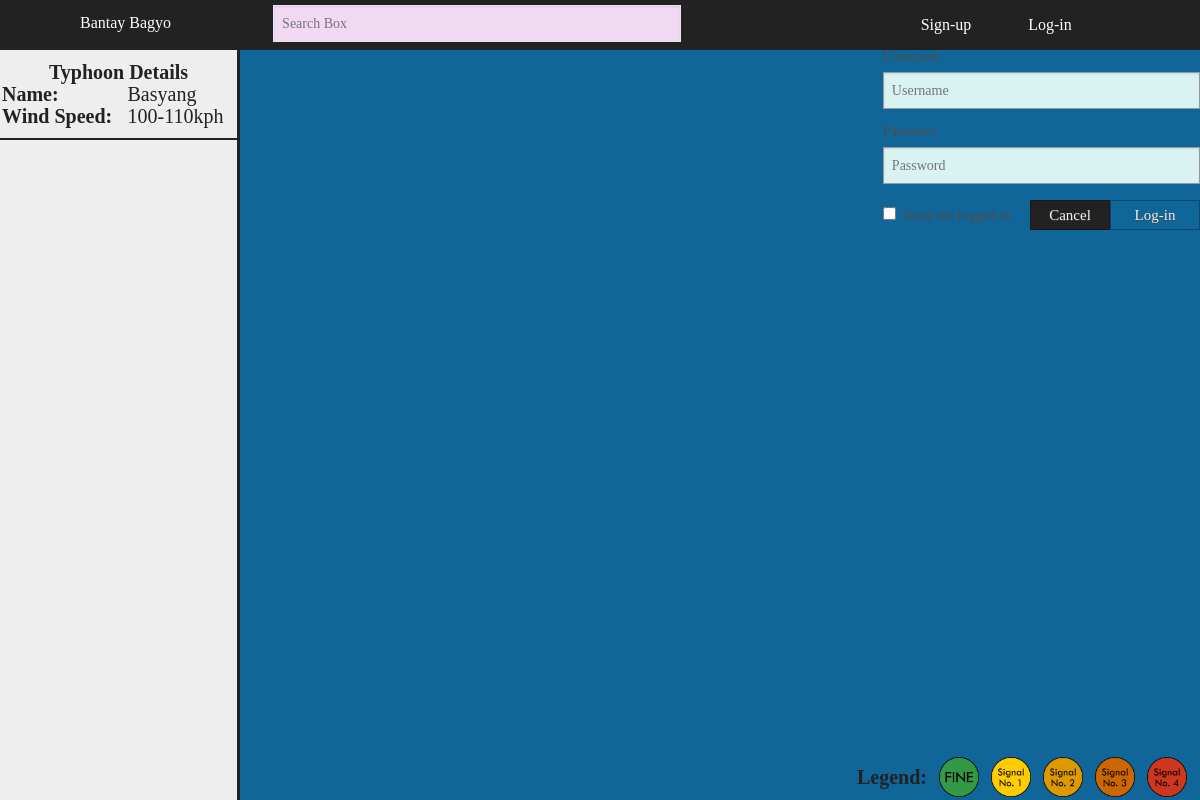
The page / on the database its author committed.
### tables this page shows
CREATE TABLE typhoon(
	typhoon_name varchar(32) not null,
	windspeedmin int not null,
	windspeedmax int not null,
	primary key(typhoon_name)
);

### includes/database_master.inc.php (called while the page is built, shortened)
<?php
	class DatabaseMaster{
		private $databaseConnection;
		private function connectDatabase(){
			$host = 'localhost';
			$user = 'root';
			$password = '';
			$db_name = 'bantaybagyo';
			$this->databaseConnection = mysqli_connect($host, $user, $password, $db_name);
			mysqli_set_charset($this->databaseConnection, 'utf8');
		}
		public function querySelect($query){
			$result = mysqli_query($this->databaseConnection, $query);
			if($result){
				$resultData = array();
				$rowCount = mysqli_num_rows($result);
				if($rowCount >= 1){
					if($rowCount == 1)
						$resultData[] = mysqli_fetch_array($result, MYSQLI_ASSOC);
					else{
						while($rowData = mysqli_fetch_array($result, MYSQLI_ASSOC))
							$resultData[] = $rowData;
					}
					return $resultData;
				}
				else return $resultData;
			}
			else return false;
		}
	}
?>

### includes/mainpage_typhoon_details.inc.php (the view, shortened to what this page needs)
<div id = "floating-sidebar-typhoon">
	<div id = "typhoon-details" class = "floating-sidebar-details">
	  <table>
	    <tr>
	      <th class="table-cat" colspan=2>Typhoon Details</th>
	    </tr>
	    <?php
			require_once('includes/database_master.inc.php');
			$database_master = new DatabaseMaster();
	    	$query = "SELECT * FROM typhoon";
	    	$queryResult = $database_master->querySelect($query);
	    	if(empty($queryResult)){
	    		echo 'no database';
	    	} else{?>
	    	<tr>
		      <td class="table-cat">Name:</td>
		      <td><?php echo $queryResult[0]['typhoon_name']?></td>
		    </tr>
		    <tr>
		      <td class="table-cat">Wind Speed:</td>
		      <td><?php echo $queryResult[0]['windspeedmin'].'-'.$queryResult[0]['windspeedmax']."kph"?></td>
		    </tr>
	    <?php
	    	}
	    ?>
	  </table>
	</div>
</div>

### css/bantaybagyo.css (style rules this page uses)
html,body { height:100%; width:100%; padding: 0px; margin: 0px; }
body { background-color:#116699; font-family: 'Century Gothic'; }
body, button, #submitForm { font-family: 'Century Gothic'; }
body, div, ul, li, p, span, label { cursor:default; }
#floating-sidebar-typhoon,#floating-sidebar-signal { background-color: #eee; color: #222; font-size: 20px; }
#floating-sidebar-typhoon { z-index: 5; position: fixed; float:left; height: 100%; width: 20%; border-right-style:solid; border-right-width:medium; }
.floating-sidebar-details { padding-top: 10px; padding-bottom: 10px; margin-top: 0; width: 100%; border-bottom: #222; border-bottom-width: 2px; border-bottom-style: solid; }
#typhoon-details { max-height: 15%; }
.floating-sidebar-details table { width: 100%; }
.table-cat { font-weight: bold; }

### rows shown on the page
typhoon: typhoon_name "Basyang", windspeedmin "100", windspeedmax "110"
